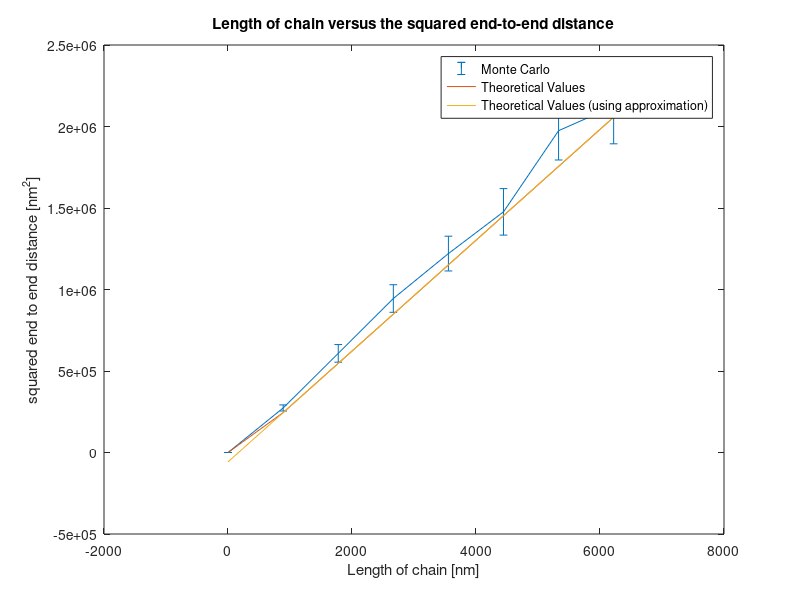
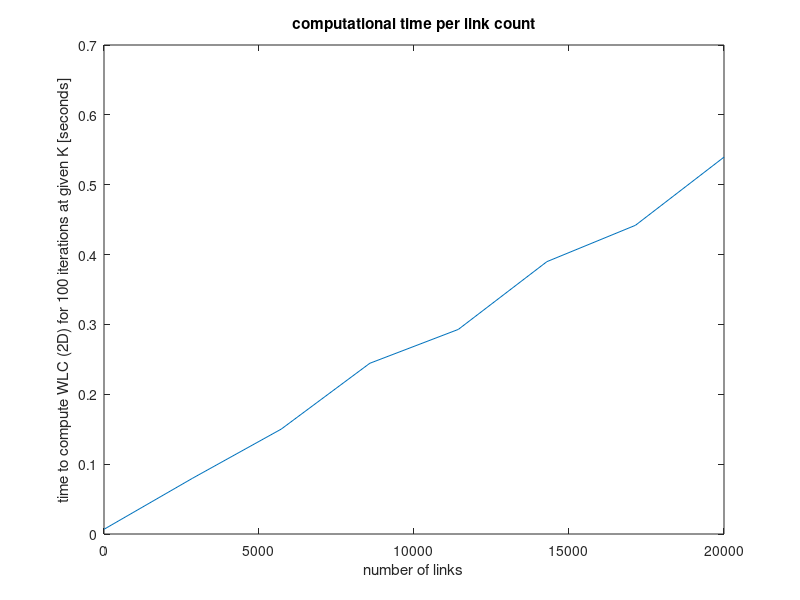
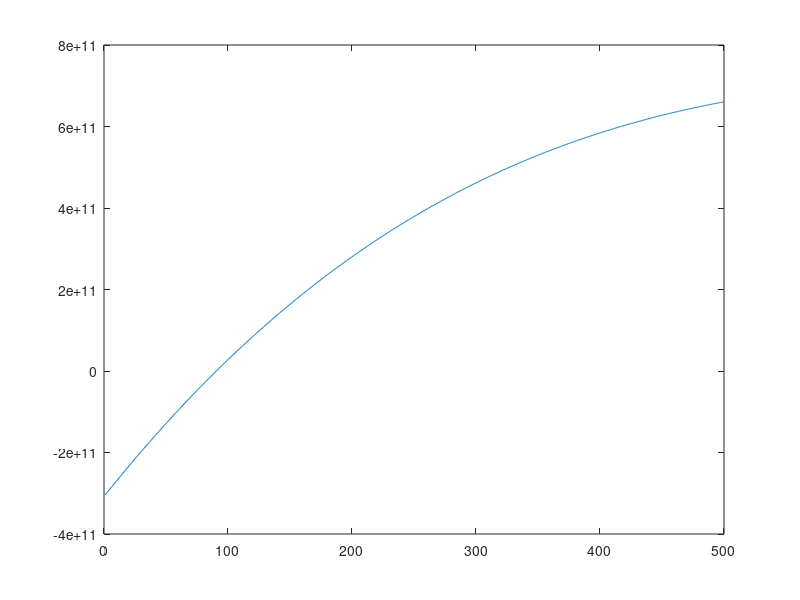

The MATLAB script that drew these images, in order: (Note: this script raises an error after producing the figures.)
%% Computational Science Final Project: Worm-Like Chain
% Task 2
% Authors: Maarten Joosten & Nemo Andrea
% IDs: xxxxxxx & 4473035
% Date of Creation: 20-06-2017
% github: https://github.com/MJoosten/Computational-Science

%% Task 2 -----------------------------------------------------------------

%prepping
clear all
close all
format compact



%% Start

enable_plots=true; %do you wish to plot the WLC? %debugging
enable_speed_plots=true; %do you wish to evaluate running times?
P=8; %number of different values for K to try (affects total length)
P_range=[5,20000]; %(default:1500,20000)
N=100; %Iterations of Polymer/chain (DNA) generation (default:100)
K=round(linspace(P_range(1),P_range(2),P)); % Number of segments of chain (base pairs)
length_link=0.311;%[nm] Length of each chain link(base pair)(default:0.311)
length_persist=85; %[nm] persistence length (default:50)
length_chain=K*length_link; %[nm] Total length of chain (DNA)
t_initial=[1;0]; %initial orientation of t vector (unit length);
                %Dont change this vector and expect this to work

time_comp=zeros(P,1);
%Some Preallocation
distances=zeros(N,P);
distances_to_4=zeros(N,P);

% Calculate models -------------------------------------------------------- 

%opening statement (for console iterpretability)
fprintf(['\n>>>[task 2] Starting Computation with %u iterations,'...
            'u Configurations (P) and %u to %u segments'],N,P,K(1),K(end))


for pp=1:P
    tic;
    K_select=K(pp); %select the value for K (#links)    
    
    %Main Preallocation
    location=zeros(2,K_select,N); %will hold the location for each polymer link
    tangents=ones(2,K_select,N);% holds the angles 
    
    %generate random bend angles - mu=0;var=length_link/length_persistence    
    rand_angles=sqrt(length_link/length_persist)*randn(K_select,N);
    angles_cum=cumsum(rand_angles);
    cos_test=cos(angles_cum)';
    sin_test=sin(angles_cum)';

    fprintf('\nComputing WLC Distance for K=%u links, for N=%u iterations',K_select,N)
    
    for ii=1:N %loop over N iterations(generate N independent runs)     
        %calculate tangents
        tangents(:,:,ii)=[cos_test(ii,:);sin_test(ii,:)];

        %update Locations
        location(:,:,ii)=cumsum(tangents(:,:,ii)*length_link,2); 
        
        %Compute Distances
        distances(ii,pp)=sum((location(:,end,ii)-location(:,1,ii)).^2);         
    end
    time_comp(pp)=toc;
end
%closing statement (for console iterpretability)
fprintf('\n>>> %u configurations completed, Computation finished\n',P)

%compute theoretical values
theoretical_full=4*length_persist*length_chain-8*length_persist^2*...
    (1-exp(-length_chain/(length_persist*2)));    
theoretical_approx=4*length_persist*length_chain-8*length_persist^2;


%%make non-for loop? more elegant, no need for performance
%%TODO: can you check this? it seems okay now, but id like to have someone
%%check this
for ii=1:P    
    error_chain(ii)=sqrt((mean(distances(:,ii).^2)-mean(distances(:,ii))^2)/N);
end

% plotting figures
close all
if enable_plots
    figure
    errorbar(length_chain,mean(distances,1),error_chain);
    hold on
    plot(length_chain,theoretical_full)
    hold on
    plot(length_chain,theoretical_approx)
    hold off
    title('Length of chain versus the squared end-to-end distance')
    xlabel('Length of chain [nm]')
    ylabel('squared end to end distance [nm^2]')
    legend('Monte Carlo','Theoretical Values','Theoretical Values (using approximation)')
end


%to evaluate the computational time per link. We expect a linear
%relationship
if enable_speed_plots
    figure
    plot(K,time_comp)
    title('computational time per link count')
    xlabel('number of links')
    ylabel(sprintf('time to compute WLC (2D) for %u iterations at given K [seconds]',N))
end



%% Fitting Function

unknown=linspace(1,500,1000);
% we can determine this using matlab symbolic language, which is probably a
% good thing for bonus points
for ii=1:1000
    Chi_Deriv(ii)=sum(2*(16*unknown(ii)-4*length_chain).*...
        (mean(distances,1)-4*unknown(ii).*length_chain+8*unknown(ii).^2));
end
figure
plot(unknown,Chi_Deriv)
hold on
refline(0,0)


%% Symbolic Language

syms persistence_length_sym
chi=((mean(distances,1)-4*persistence_length_sym.*length_chain+8*persistence_length_sym.^2));
chi_deriv=(2*(16*persistence_length_sym-4*length_chain(end)).*...
    (mean(mean(distances,1))-4*persistence_length_sym*length_chain(end)+8*persistence_length_sym^2));
chi_deriv_2=diff(chi);
chi_deriv_3=persistence_length_sym^2

figure
fplot(chi_deriv)
xlim([1,500])
ylim([-1,5]*10^10)
kappa=root(chi_deriv_2,persistence_length_sym)
vpa(kappa)
